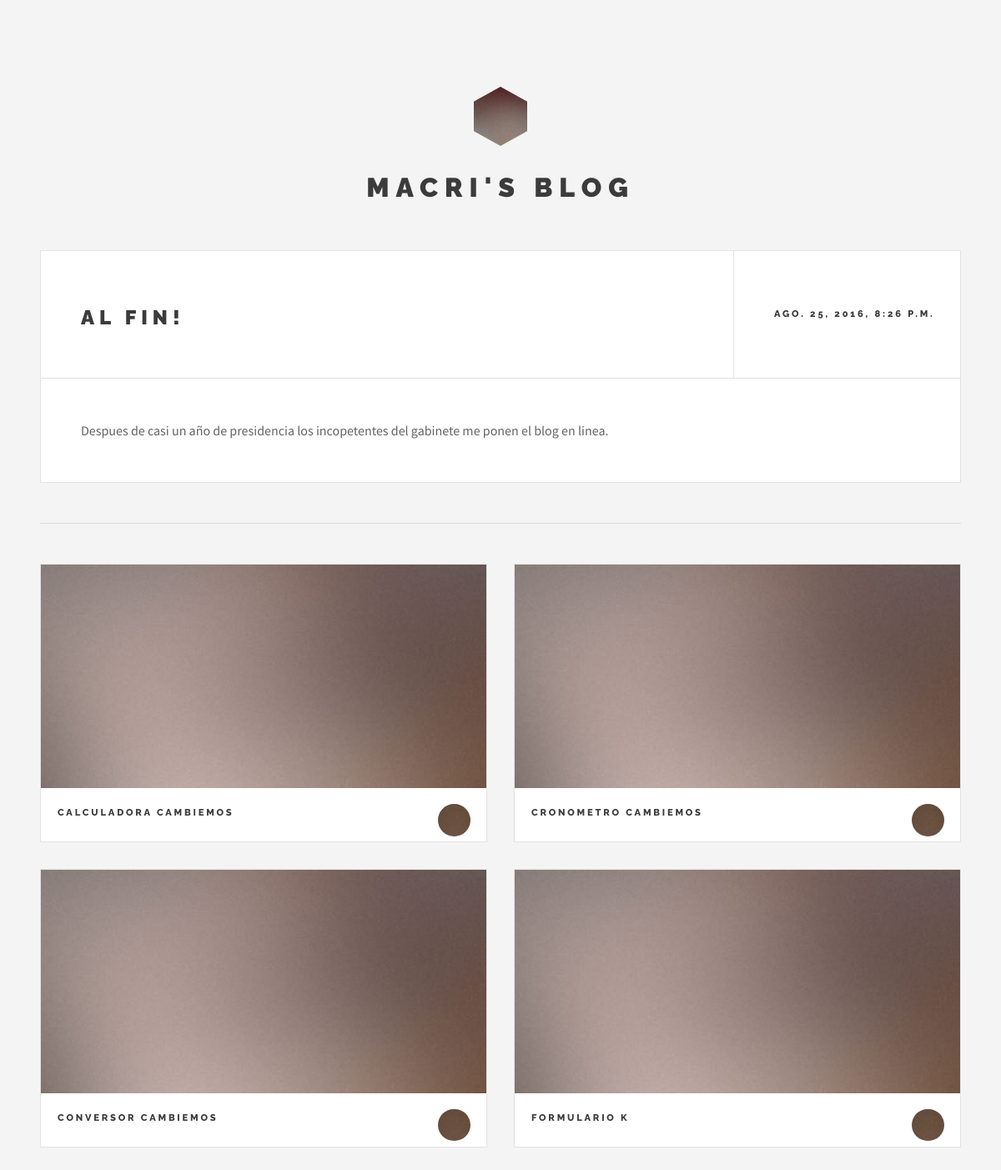
The app's page /post/4/ with its own data.
### posts/models.py (models this page shows, shortened)
class Post(models.Model):
    autor = models.ForeignKey('auth.User')
    titulo = models.CharField(max_length=140)
    texto = models.TextField()
    fecha = models.DateTimeField(default=timezone.now)
    fechita = models.DateTimeField(blank=True, null=True)

### posts/views.py (the view)
# urls.py: url(r'^post/(?P<pk>\d+)/$', views.post_zoom, name='post_zoom'),
def post_zoom(request, pk):
    post = get_object_or_404(Post, pk=pk)
    return render(request, 'posts/post_zoom.html', {'post': post})

### posts/templates/posts/post_zoom.html
{% extends 'posts/base.html' %}
    {% block content %}
        <article class="post">
            <header>
                <div class="title">
                    <h2>{{ post.titulo }}</h2>
                </div>
                {% if post.fechita %}
                <div class="meta">
                    <time class="published">{{ post.fechita }}</time>
                </div>
                {% endif %}
            </header>
            <p> {{ post.texto|linebreaksbr }} </p>
        </article>
    {% endblock %}

### posts/static/assets/css/main.css (style rules this page uses)
html, body, div, span, applet, object, iframe, h1, h2, h3, h4, h5, h6, p, blockquote, pre, a, abbr, acronym, address, big, cite, code, del, dfn, em, img, ins, kbd, q, s, samp, small, strike, strong, sub, sup, tt, var, b, u, i, center, dl, dt, dd, ol, ul, li, fieldset, form, label, legend, table, caption, tbody, tfoot, thead, tr, th, td, article, aside, canvas, details, embed, figure, figcaption, footer, header, hgroup, menu, nav, output, ruby, section, summary, time, mark, audio, video { margin: 0; padding: 0; border: 0; font-size: 100%; font: inherit; vertical-align: baseline; }
article, aside, details, figcaption, figure, footer, header, hgroup, menu, nav, section { display: block; }
body { line-height: 1; }
body { -webkit-text-size-adjust: none; }
*, *:before, *:after { -moz-box-sizing: border-box; -webkit-box-sizing: border-box; box-sizing: border-box; }
body { -ms-overflow-style: scrollbar; }
body { background: #f4f4f4; }
body, input, select, textarea { color: #646464; font-family: "Source Sans Pro", Helvetica, sans-serif; font-size: 14pt; font-weight: 400; line-height: 1.75; }
@media screen and (max-width: 1680px) { body, input, select, textarea { font-size: 12pt; } }
@media screen and (max-width: 1280px) { body, input, select, textarea { font-size: 12pt; } }
p { margin: 0 0 2em 0; }
h1, h2, h3, h4, h5, h6 { color: #3c3b3b; font-family: "Raleway", Helvetica, sans-serif; font-weight: 800; letter-spacing: 0.25em; line-height: 1.65; margin: 0 0 1em 0; text-transform: uppercase; }
h2 { font-size: 1.1em; }
.post { padding: 3em 3em 1em 3em ; background: #ffffff; border: solid 1px rgba(160, 160, 160, 0.3); margin: 0 0 3em 0; position: relative; }
.post > header { display: -moz-flex; display: -webkit-flex; display: -ms-flex; display: flex; border-bottom: solid 1px rgba(160, 160, 160, 0.3); left: -3em; margin: -3em 0 3em 0; position: relative; width: calc(100% + 6em); }
.post > header .title { -moz-flex-grow: 1; -webkit-flex-grow: 1; -ms-flex-grow: 1; flex-grow: 1; -ms-flex: 1; padding: 3.75em 3em 3.3em 3em; }
.post > header .title h2 { font-weight: 900; font-size: 1.5em; }
.post > header .title > :last-child { margin-bottom: 0; }
.post > header .meta { padding: 3.75em 3em 1.75em 3em ; border-left: solid 1px rgba(160, 160, 160, 0.3); min-width: 17em; text-align: right; width: 17em; }
.post > header .meta > * { margin: 0 0 1em 0; }
.post > header .meta > :last-child { margin-bottom: 0; }
.post > header .meta .published { color: #3c3b3b; display: block; font-family: "Raleway", Helvetica, sans-serif; font-size: 0.7em; font-weight: 800; letter-spacing: 0.25em; margin-top: 0.5em; text-transform: uppercase; white-space: nowrap; }
body { padding-top: 3.5em; }

### records on screen
Post: titulo "AL FIN!", fechita "AGO. 25, 2016, 8:26 P.M.", texto "Despues de casi un año de presidencia los incopetentes del gabinete me ponen el blog en linea."
